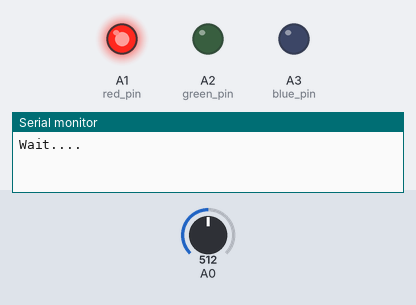
A sketch run on a simulated Arduino Uno, built with avr-gcc and run on an emulated ATmega328P. Shown: output pins drawn as LEDs (lit = HIGH), the last lines printed to the serial monitor. Inputs (shaded band) come from the test bench; at power-on: A0 = 512.

Above: at 0.05 s.
At 1.45 s:
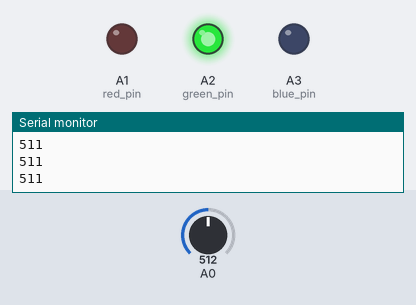
At 6.7 s:
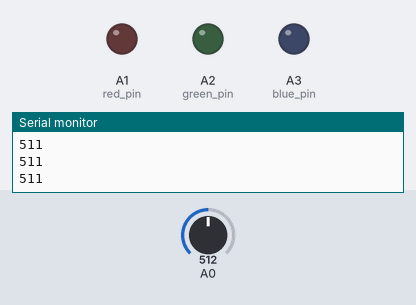
At 13.45 s:
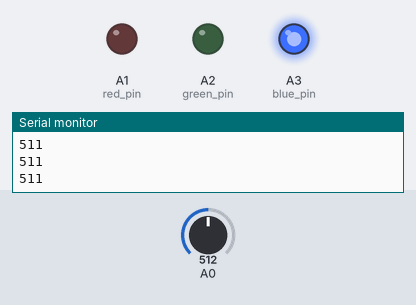
Timing chart, 0 to 15.3 s (numbered marks = the images above):
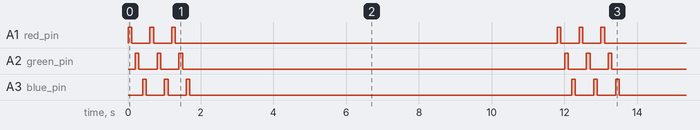

The sketch:

ledblink.ino
```cpp
const byte red_pin = A1;
const byte green_pin = A2;
const byte blue_pin = A3;


void setup() {
Serial.begin(9600);

//sensor
pinMode(red_pin,OUTPUT);
pinMode(green_pin,OUTPUT);
pinMode(blue_pin,OUTPUT);
pinMode(A0,INPUT);
}

void loop() {
  // put your main code here, to run repeatedly:
{int r=0,g=0,b=0,Rv=0,Gv=0,Bv=0;
 Serial.println("Wait....");
  for (int i =0 ; i < 3; i++)
  {
    digitalWrite(red_pin,HIGH);
    delay(100);
    Rv=analogRead(A0);
    Serial.println(1023-Rv);
    r+=Rv;
    digitalWrite(red_pin,LOW);
    delay(100);

    digitalWrite(green_pin,HIGH);
    delay(100);
    Gv=analogRead(A0);
    Serial.println(1023-Gv);
    g+=Gv;
    digitalWrite(green_pin,LOW);
    delay(100);

    digitalWrite(blue_pin,HIGH);
    delay(100);
    Bv=analogRead(A0);
    Serial.println(1023-Bv);
    b+=Bv;

    digitalWrite(blue_pin,LOW);
    delay(100);
  }
  r=round(r/3.0);g=round(g/3.0);b=round(b/3.0);
      Serial.println(1023-r);
      Serial.println(1023-g);
      Serial.println(1023-b);
      delay(10000);
}}
```

Measured:
- by itself, A1 (red_pin), A2 (green_pin), A3 (blue_pin): repeats every 11.8 s: 2 × (LOW 0.50 s, HIGH 0.10 s), LOW 10.5 s, HIGH 0.10 s
- by itself, everything shown: repeats every 11.8 s, in 18 steps
